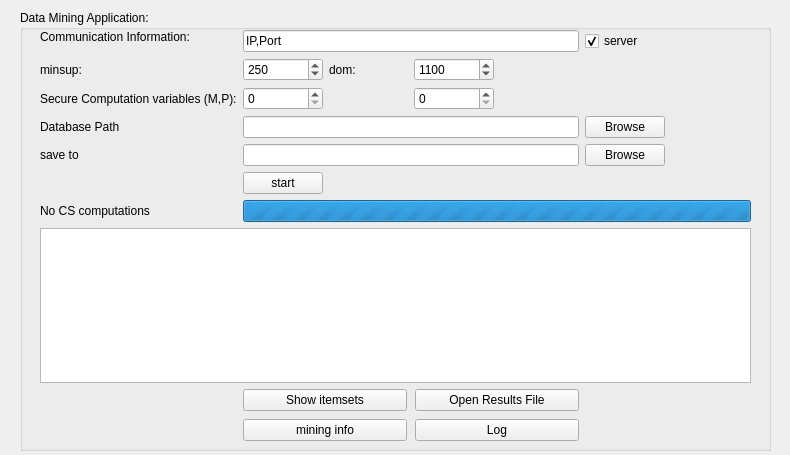
<?xml version="1.0" encoding="UTF-8"?>
<ui version="4.0">
 <class>DataMiningApp</class>
 <widget class="QWidget" name="DataMiningApp">
  <property name="geometry">
   <rect>
    <x>0</x>
    <y>0</y>
    <width>790</width>
    <height>455</height>
   </rect>
  </property>
  <property name="windowTitle">
   <string>Data Mining Application</string>
  </property>
  <widget class="QGroupBox" name="groupBox">
   <property name="geometry">
    <rect>
     <x>20</x>
     <y>10</y>
     <width>751</width>
     <height>441</height>
    </rect>
   </property>
   <property name="title">
    <string>Data Mining Application: </string>
   </property>
   <widget class="QWidget" name="gridLayoutWidget">
    <property name="geometry">
     <rect>
      <x>20</x>
      <y>20</y>
      <width>711</width>
      <height>411</height>
     </rect>
    </property>
    <layout class="QGridLayout" name="gridLayout_2">
     <item row="1" column="0">
      <widget class="QLabel" name="label_7">
       <property name="text">
        <string>minsup: </string>
       </property>
      </widget>
     </item>
     <item row="4" column="0">
      <widget class="QLabel" name="label_6">
       <property name="text">
        <string>save to</string>
       </property>
      </widget>
     </item>
     <item row="8" column="1" colspan="6">
      <widget class="QProgressBar" name="progressBar">
       <property name="maximum">
        <number>0</number>
       </property>
       <property name="value">
        <number>0</number>
       </property>
       <property name="invertedAppearance">
        <bool>false</bool>
       </property>
      </widget>
     </item>
     <item row="0" column="0" alignment="Qt::AlignTop">
      <widget class="QLabel" name="label_4">
       <property name="text">
        <string>Communication Information:</string>
       </property>
      </widget>
     </item>
     <item row="1" column="1">
      <widget class="QSpinBox" name="spinBox_minsup">
       <property name="maximum">
        <number>100000</number>
       </property>
       <property name="value">
        <number>250</number>
       </property>
      </widget>
     </item>
     <item row="8" column="0">
      <widget class="QLabel" name="label_cs_prog">
       <property name="text">
        <string>No CS computations</string>
       </property>
      </widget>
     </item>
     <item row="3" column="0">
      <widget class="QLabel" name="label_5">
       <property name="text">
        <string>Database Path</string>
       </property>
      </widget>
     </item>
     <item row="5" column="1">
      <widget class="QPushButton" name="BT_start">
       <property name="enabled">
        <bool>true</bool>
       </property>
       <property name="text">
        <string>start</string>
       </property>
      </widget>
     </item>
     <item row="1" column="2">
      <widget class="QLabel" name="label_8">
       <property name="text">
        <string>dom:</string>
       </property>
      </widget>
     </item>
     <item row="2" column="0">
      <widget class="QLabel" name="label">
       <property name="text">
        <string>Secure Computation variables (M,P):</string>
       </property>
      </widget>
     </item>
     <item row="10" column="0" colspan="7">
      <widget class="QTextBrowser" name="textBrowser">
       <property name="lineWidth">
        <number>1</number>
       </property>
      </widget>
     </item>
     <item row="2" column="1">
      <widget class="QSpinBox" name="spinBox_M">
       <property name="enabled">
        <bool>true</bool>
       </property>
      </widget>
     </item>
     <item row="2" column="3">
      <widget class="QSpinBox" name="spinBox_P">
       <property name="enabled">
        <bool>true</bool>
       </property>
      </widget>
     </item>
     <item row="0" column="5">
      <widget class="QCheckBox" name="checkBox_server">
       <property name="enabled">
        <bool>true</bool>
       </property>
       <property name="text">
        <string>server</string>
       </property>
       <property name="checked">
        <bool>true</bool>
       </property>
      </widget>
     </item>
     <item row="3" column="5">
      <widget class="QPushButton" name="pushButton">
       <property name="text">
        <string>Browse</string>
       </property>
      </widget>
     </item>
     <item row="4" column="1" colspan="4">
      <widget class="QLineEdit" name="lineEdit_save_url">
       <property name="text">
        <string/>
       </property>
      </widget>
     </item>
     <item row="4" column="5">
      <widget class="QPushButton" name="pushButton_3">
       <property name="text">
        <string>Browse</string>
       </property>
      </widget>
     </item>
     <item row="0" column="1" colspan="4">
      <widget class="QLineEdit" name="lineEdit_IPPort">
       <property name="text">
        <string>IP,Port</string>
       </property>
      </widget>
     </item>
     <item row="1" column="3">
      <widget class="QSpinBox" name="spinBox_dom">
       <property name="maximum">
        <number>1000000</number>
       </property>
       <property name="value">
        <number>1100</number>
       </property>
      </widget>
     </item>
     <item row="3" column="1" colspan="4">
      <widget class="QLineEdit" name="lineEdit_db_url">
       <property name="text">
        <string/>
       </property>
      </widget>
     </item>
     <item row="11" column="1" colspan="4">
      <layout class="QGridLayout" name="gridLayout_3">
       <property name="spacing">
        <number>8</number>
       </property>
       <item row="1" column="0">
        <widget class="QPushButton" name="pushButton_info">
         <property name="enabled">
          <bool>true</bool>
         </property>
         <property name="text">
          <string>mining info</string>
         </property>
        </widget>
       </item>
       <item row="0" column="0">
        <widget class="QPushButton" name="pushButton_results">
         <property name="enabled">
          <bool>true</bool>
         </property>
         <property name="text">
          <string>Show itemsets</string>
         </property>
        </widget>
       </item>
       <item row="0" column="3">
        <widget class="QPushButton" name="pushButton_results_file">
         <property name="enabled">
          <bool>true</bool>
         </property>
         <property name="text">
          <string>Open Results File</string>
         </property>
        </widget>
       </item>
       <item row="1" column="3">
        <widget class="QPushButton" name="pushButton_Log">
         <property name="enabled">
          <bool>true</bool>
         </property>
         <property name="text">
          <string>Log</string>
         </property>
        </widget>
       </item>
      </layout>
     </item>
    </layout>
   </widget>
  </widget>
 </widget>
 <resources/>
 <connections/>
</ui>
